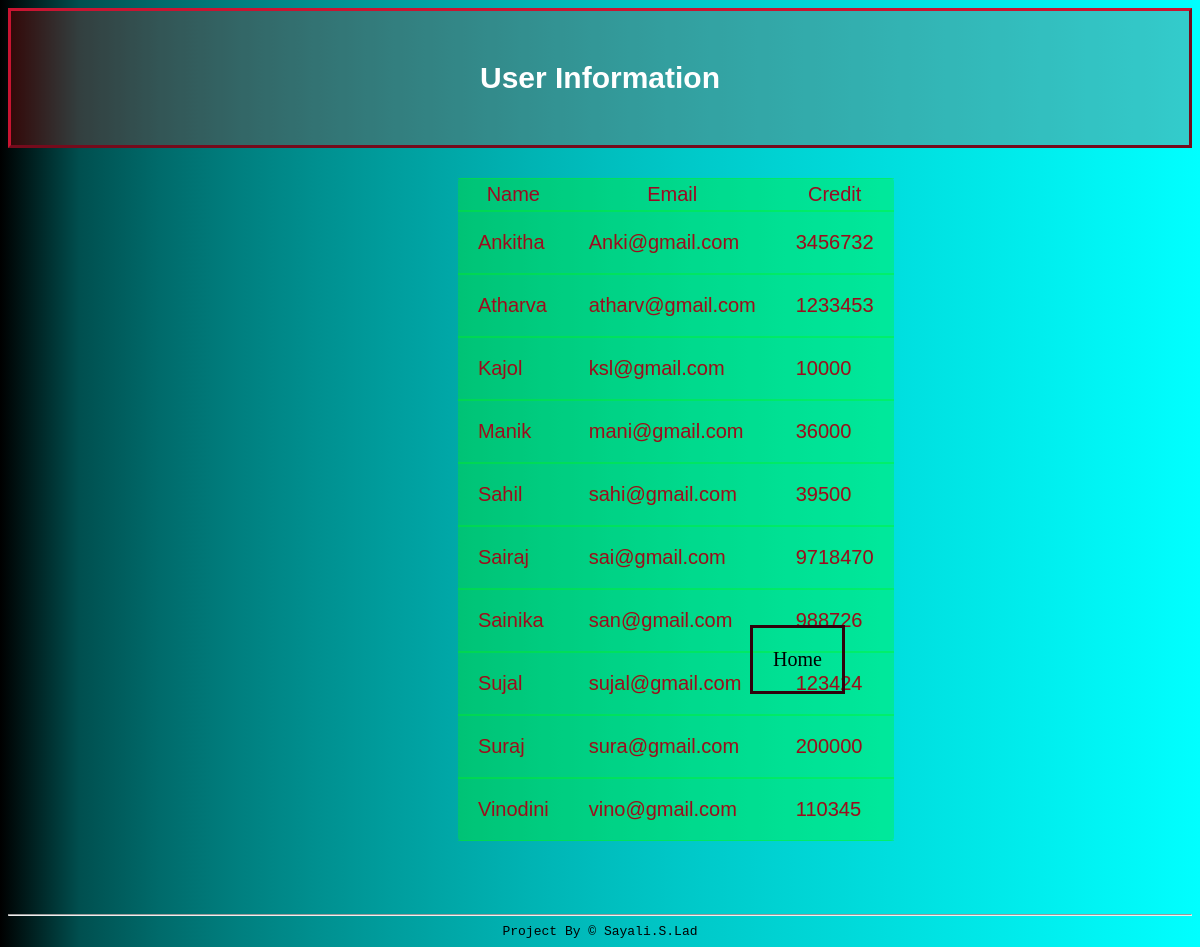
The app's page /getdetail.php with its own data.
### tables this page shows
CREATE TABLE `user1` (
  `name` varchar(15) NOT NULL,
  `email` varchar(25) NOT NULL,
  `credit` varchar(10) NOT NULL
);

### getdetail.php (the view, shortened to what this page needs)
<?php
$con=mysqli_connect('localhost','root','','banking');
$q="select * from user1 ";
$result=mysqli_query($con,$q);
?>
<html>
       <link rel="stylesheet" href="style.css">
<body>
    <h3>User Information</h3>
    <table class="flat-table flat-table-1">
	<thead>
		<th>Name</th>
		<th>Email</th>
		<th>Credit</th>
	</thead>
	<tbody>
		<tr>
        <?php
    $row=mysqli_fetch_array($result);
           ?>
  <td><?php echo  $row["name"]; ?></td>
  <td><?php echo  $row["email"]; ?></td>
  <td><?php echo  $row["credit"]; ?></td>
		</tr>
		<tr>
        <?php
    $row=mysqli_fetch_array($result);
           ?>
  <td><?php echo  $row["name"]; ?></td>
  <td><?php echo  $row["email"]; ?></td>
  <td><?php echo  $row["credit"]; ?></td>
        </tr>
        <tr>
        <?php
     $row=mysqli_fetch_array($result);
           ?>
  <td><?php echo  $row["name"]; ?></td>
  <td><?php echo  $row["email"]; ?></td>
  <td><?php echo  $row["credit"]; ?></td>
        </tr>
        <tr>
        <?php
     $row=mysqli_fetch_array($result);
           ?>
  <td><?php echo  $row["name"]; ?></td>
  <td><?php echo  $row["email"]; ?></td>
  <td><?php echo  $row["credit"]; ?></td>
        </tr>
        <tr>
        <?php
     $row=mysqli_fetch_array($result);
           ?>
  <td><?php echo  $row["name"]; ?></td>
  <td><?php echo  $row["email"]; ?></td>
  <td><?php echo  $row["credit"]; ?></td>
        </tr>
        <tr>
        <?php
     $row=mysqli_fetch_array($result);
           ?>
  <td><?php echo  $row["name"]; ?></td>
  <td><?php echo  $row["email"]; ?></td>
  <td><?php echo  $row["credit"]; ?></td>
        </tr>
        <tr>
        <?php
    $row=mysqli_fetch_array($result);
           ?>
  <td><?php echo  $row["name"]; ?></td>
  <td><?php echo  $row["email"]; ?></td>
  <td><?php echo  $row["credit"]; ?></td>
        </tr>
        <tr>
        <?php
     $row=mysqli_fetch_array($result);
           ?>
 <td><?php echo  $row["name"]; ?></td>
  <td><?php echo  $row["email"]; ?></td>
  <td><?php echo  $row["credit"]; ?></td>
        </tr>
        <tr>
        <?php
     $row=mysqli_fetch_array($result);
           ?>
 <td><?php echo  $row["name"]; ?></td>
  <td><?php echo  $row["email"]; ?></td>
  <td><?php echo  $row["credit"]; ?></td>
        </tr>
        <tr>
        <?php
     $row=mysqli_fetch_array($result);
           ?>
 <td><?php echo  $row["name"]; ?></td>
  <td><?php echo  $row["email"]; ?></td>
  <td><?php echo  $row["credit"]; ?></td>
        </tr>
	</tbody>
</table>
<a href="index.php" class="home">Home</a>
    </body>
<footer class="page2">
	<hr>
      <code>Project By &copy Sayali.S.Lad</code>
</footer>
</html>

### style.css (style rules this page uses)
body { background-image:linear-gradient(to right,black,20%,cyan); }
h3 { background-color: rgba(255,0,0,0.2); text-align:center; padding:50px; font-family: sans-serif; color:white; font-size:30px; border-style: outset; border-color: #c91431; }
a:link.home,a:visited.home { text-decoration: none; padding: 20px; text-align:center; font-size:20px; font-family:serif; color:black; border-style:solid; border-color:#30020c; position:absolute; top:625px; left:750px; }
footer.page2 { margin-top:73px; margin-bottom:2px; text-align:center; }
.flat-table { margin-bottom: 5px; border-collapse:collapse; font-family: sans-serif; border: none; border-radius: 4px; -webkit-border-radius: 4px; -moz-border-radius: 4px; position: relative; left: 38%; }
.flat-table th, .flat-table td { box-shadow: inset 0 -1px rgba(0,255,0,0.3), inset 0 1px rgba(0,255,0,0.3); }
.flat-table th { font-weight: normal; -webkit-font-smoothing: antialiased; padding: 5px; color: #9c0828; text-shadow: 0 0 1px rgba(0,255,0,0.3); font-size: 20px; }
.flat-table td { color: #9c0828; padding: 20px; text-shadow: 0 0 1px rgba(0,255,0,0.6); font-size: 20px; }
.flat-table tr { -webkit-transition: background 0.3s, box-shadow 0.3s; -moz-transition: background 0.3s, box-shadow 0.3s; transition: background 0.3s, box-shadow 0.3s; }
.flat-table-1 { background: rgba(0,255,0,0.3) }

### records on screen
user1: name "Ankitha", email "Anki@gmail.com", credit "3456732"
user1: name "Atharva", email "atharv@gmail.com", credit "1233453"
user1: name "Kajol", email "ksl@gmail.com", credit "10000"
user1: name "Manik", email "mani@gmail.com", credit "36000"
user1: name "Sahil", email "sahi@gmail.com", credit "39500"
user1: name "Sairaj", email "sai@gmail.com", credit "9718470"
user1: name "Sainika", email "san@gmail.com", credit "988726"
user1: name "Sujal", email "sujal@gmail.com", credit "123424"
user1: name "Suraj", email "sura@gmail.com", credit "200000"
user1: name "Vinodini", email "vino@gmail.com", credit "110345"
